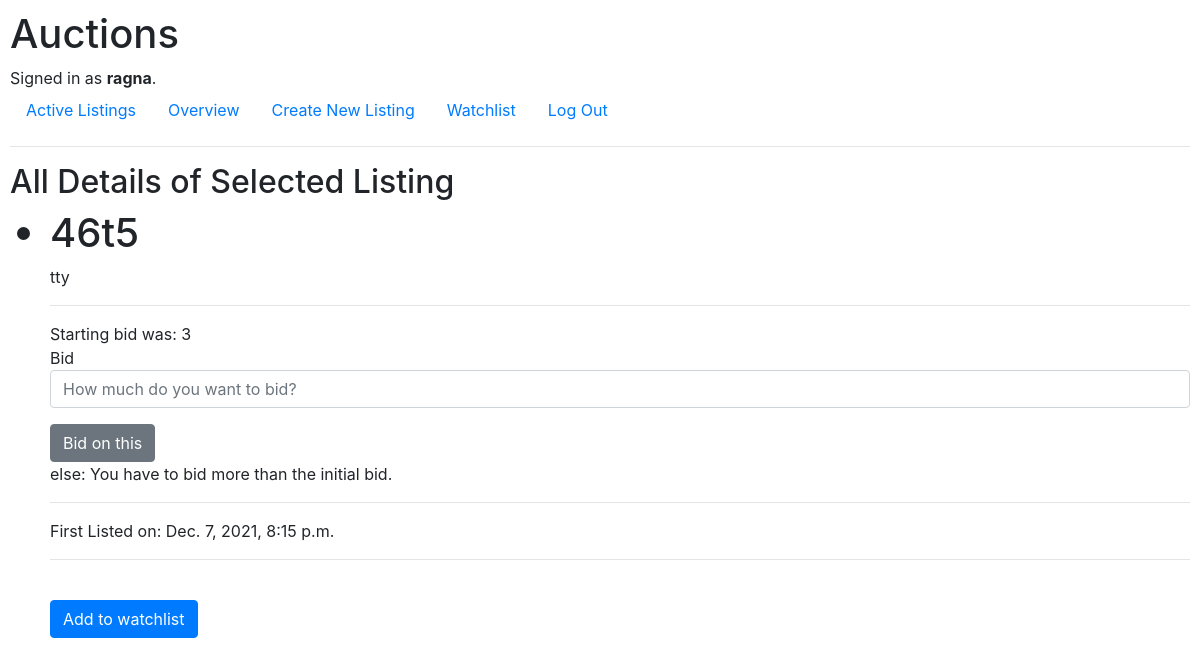
Page /auction/1 (signed in) on the committed database.
### auctions/models.py (models this page shows, shortened)
class User(AbstractUser):
    wishlisted = models.ManyToManyField(Auction_Listings)

class Auction_Listings(models.Model):
    title = models.CharField(max_length=200)
    description = models.CharField(max_length=20000)
    starting_bid = models.PositiveIntegerField()
    image_file = models.ImageField(upload_to='images', blank=True)
    image_url = models.URLField(max_length=200, blank=True)
    quantity = models.PositiveIntegerField(null=True, blank=True)
    CATEGORIES = (
        ('LAP', 'Laptop'),
        ('CON', 'Console'),
        ('GAD', 'Gadget'),
        ('GAM', 'Game'),
        ('TEL', 'TV'),
        ('FAS', 'Fashion'),
        ('TOY', 'Toys'),
        ('ELE', 'Electronics'),
        ('HOM', 'Home')
       )
    category = models.CharField(
        max_length=45,
        choices=CATEGORIES
    )
    date_posted = models.DateTimeField(auto_now_add=True, blank=True)
    class Meta:
        ordering = ['title']

### auctions/views.py (the view)
# urls.py: path("auction/<int:id>", views.detail_listing, name="detail"),
def detail_listing(request, id):
    listing = Auction_Listings.objects.get(id=id)
    logged_in_user = User.objects.get(id=request.user.id)
    all_wish = logged_in_user.wishlisted.all()
    return render(request, "auctions/listing.html", {
                                                   "listing": listing,
                                                   "all_wish": all_wish
                                                   })

### auctions/templates/auctions/listing.html (shortened to what this page needs)
{% extends "auctions/layout.html" %}
{% block body %}
    <h2>All Details of Selected Listing</h2>
    <ul>
    <h1> <li>{{ listing.title }}</li></h1>
    <p> {{ listing.description }} </p>
    <h2> {{ listing.startin_bid }} </h3>
    <hr>
    Starting bid was: {{ listing.starting_bid }}
    <br>
    {% if inactive %}
    {% else %}
    Bid
        <form action="{% url 'bid_this' listing.id %}" method="post">
        <div class="form-group">
            <input class="form-control" autofocus type="number" name="current_bid" placeholder="How much do you want to bid?">
        </div>
        <input class="btn btn-secondary" type="submit" value="Bid on this">
        </form>
        else: You have to bid more than the initial bid.
    {% endif %}
    <hr>
    First Listed on: {{ listing.date_posted }}
    <hr>
    <br>
    {% if listing in all_wish %}
    <form action="{% url 'unwatch_this' listing.id %}" method="post">
    {% csrf_token %}
    <input class="btn btn-secondary" type="submit" value="Remove from watchlist">
    </form>
    {% else %}
        <form action="{% url 'watch_this' listing.id %}" method="post">
        <input class="btn btn-primary" type="submit" value="Add to watchlist">
    </form>
    {% endif %}
{% endblock %}

### auctions/templates/auctions/layout.html (shortened to what this page needs)
{% load static %}
<!DOCTYPE html>
<html lang="en">
    <head>
        <link rel="stylesheet" href="https://stackpath.bootstrapcdn.com/bootstrap/4.4.1/css/bootstrap.min.css">
        <link href="{% static 'auctions/styles.css' %}" rel="stylesheet">
    </head>
    <body>
        <h1>Auctions</h1>
        <div>
            {% if user.is_authenticated %}
                Signed in as <strong>{{ user.username }}</strong>.
            {% else %}
                Not signed in.
            {% endif %}
        </div>
        <ul class="nav">
            <li class="nav-item">
                <a class="nav-link" href="{% url 'index' %}">Active Listings</a>
            </li>
            {% if user.is_authenticated %}
                <li class="nav-item">
                    <a class="nav-link" href="{% url 'watchmany' %}">Overview</a>
                </li>
                <li class="nav-item">
                    <a class="nav-link" href="{% url 'create' %}">Create New Listing</a>
                </li>
                <li class="nav-item">
                    <a class="nav-link" href="{% url 'watchlist' %}">Watchlist</a>
                </li>
                <li class="nav-item">
                    <a class="nav-link" href="{% url 'logout' %}">Log Out</a>
                </li>
            {% endif %}
        </ul>
        <hr>
        {% block body %}
        {% endblock %}
    </body>
</html>

### auctions/static/auctions/styles.css (style rules this page uses)
body { padding: 10px; }

### rows in the picture
User: username "ragna"
Auction_Listings: title "46t5", description "tty", starting_bid "3", date_posted "Dec. 7, 2021, 8:15 p.m."
